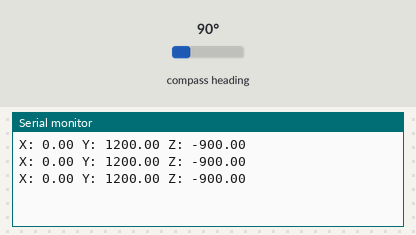
This sketch was run on a simulated Arduino Uno, built with avr-gcc and run on an emulated ATmega328P. Parts: the last lines printed to the serial monitor. The test bench sets the inputs (shaded band); at power-on: compass heading 90°.

Above: at 1.3 s.
1.4 s: compass heading set to 7°
At 1.9 s:
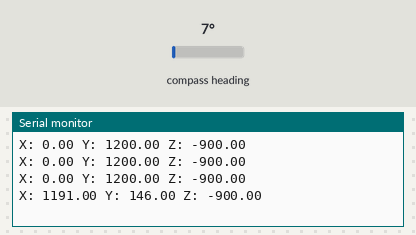
2.9 s: compass heading set to 180°
At 3.3 s:
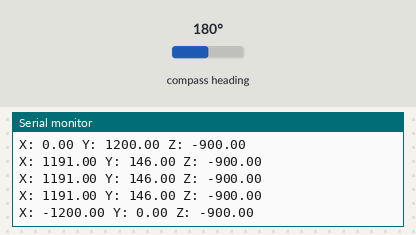
Timing chart, 0 to 5.9 s (numbered marks = the images above; inputs shaded):
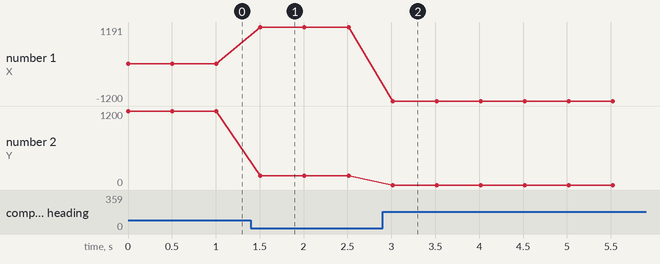

The sketch:

x-y-z.ino
```cpp
/*
  Calibrate HMC5883L. Output for HMC5883L_calibrate_processing.pde
  Read more: http://www.jarzebski.pl/arduino/czujniki-i-sensory/3-osiowy-magnetometr-hmc5883l.html
  GIT: https://github.com/jarzebski/Arduino-HMC5883L
  Web: http://www.jarzebski.pl
  (c) 2014 by Korneliusz Jarzebski
*/

#include <Wire.h>
#include <HMC5883L.h>

HMC5883L compass;

int minX = 0;
int maxX = 0;
int minY = 0;
int maxY = 0;
int offX = 0;
int offY = 0;

void setup()
{
  Serial.begin(9600);

  // Initialize Initialize HMC5883L
  while (!compass.begin())
  {
    delay(500);
  }

  // Set measurement range
  compass.setRange(HMC5883L_RANGE_1_3GA);

  // Set measurement mode
  compass.setMeasurementMode(HMC5883L_CONTINOUS);

  // Set data rate
  compass.setDataRate(HMC5883L_DATARATE_30HZ);

  // Set number of samples averaged
  compass.setSamples(HMC5883L_SAMPLES_8);
}

void loop()
{
  Vector mag = compass.readRaw();

  // Determine Min / Max values
  if (mag.XAxis < minX) minX = mag.XAxis;
  if (mag.XAxis > maxX) maxX = mag.XAxis;
  if (mag.YAxis < minY) minY = mag.YAxis;
  if (mag.YAxis > maxY) maxY = mag.YAxis;

  // Calculate offsets
  offX = (maxX + minX)/2;
  offY = (maxY + minY)/2;

  Serial.println("X: " + String(mag.XAxis) + " Y: " + String(mag.YAxis) + " Z: " + String(mag.ZAxis));
//  Serial.print(":");
//  Serial.print(mag.YAxis);
//  Serial.print(":");
//  Serial.print(minX);
//  Serial.print(":");
//  Serial.print(maxX);
//  Serial.print(":");
//  Serial.print(minY);
//  Serial.print(":");
//  Serial.print(maxY);
//  Serial.print(":");
//  Serial.print(offX);
//  Serial.print(":");
//  Serial.print(offY);
//  Serial.print("\n");
  delay(500);
}
```

Measured:
- after the input at 1.4 s, the serial monitor: prints a new line after 0.11 s (image 1)
- after the input at 2.9 s, the serial monitor: prints a new line after 0.11 s (image 2)
- plotted number 1: 0 → 1191 after the input at 1.4 s, 1191 → -1200 after the input at 2.9 s
- plotted number 2: 1200 → 146 after the input at 1.4 s
